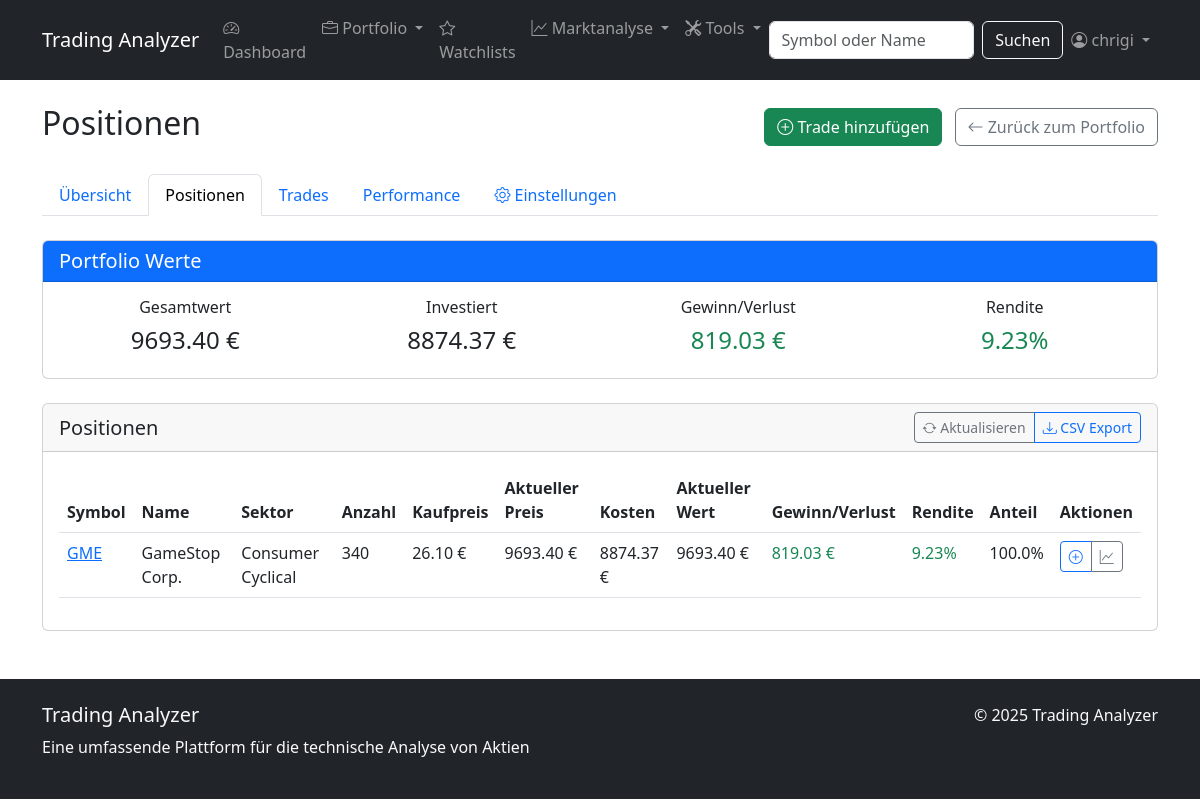
The page /portfolio/1/positions/ (signed in) on the database as committed earlier.
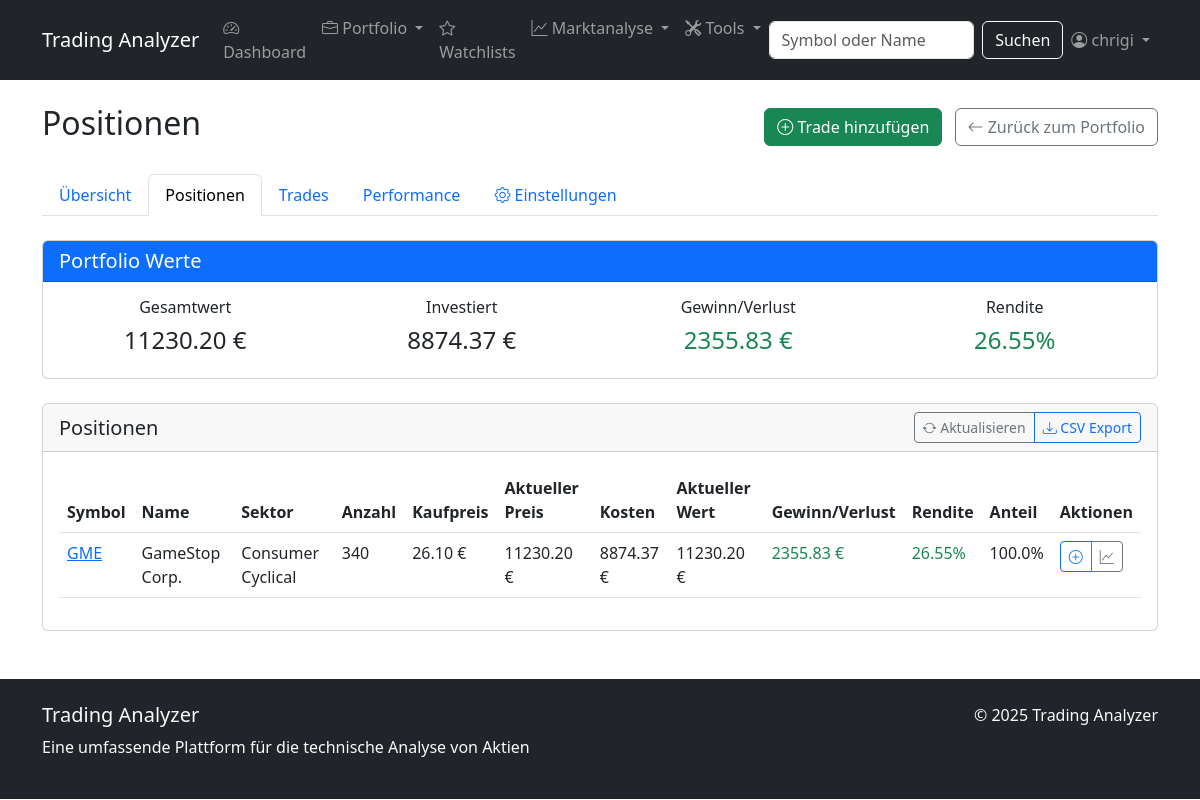
The same page on the database as committed later.
### stock_analyzer/models.py (models this page shows, shortened)
class Portfolio(models.Model):
    user = models.ForeignKey(User, on_delete=models.CASCADE, related_name='portfolios')
    name = models.CharField(max_length=100)
    description = models.TextField(blank=True, null=True)
    created_at = models.DateTimeField(auto_now_add=True)
    updated_at = models.DateTimeField(auto_now=True)
    total_value = models.DecimalField(max_digits=12, decimal_places=2, default=0)
    total_cost = models.DecimalField(max_digits=12, decimal_places=2, default=0)
    total_gain_loss = models.DecimalField(max_digits=12, decimal_places=2, default=0)
    percent_gain_loss = models.DecimalField(max_digits=6, decimal_places=2, default=0)

class Position(models.Model):
    portfolio = models.ForeignKey(Portfolio, on_delete=models.CASCADE, related_name='positions')
    stock = models.ForeignKey(Stock, on_delete=models.CASCADE, related_name='positions')
    shares = models.DecimalField(max_digits=10, decimal_places=4, default=0)
    cost_basis = models.DecimalField(max_digits=12, decimal_places=2, default=0)
    average_price = models.DecimalField(max_digits=10, decimal_places=2, default=0)
    current_value = models.DecimalField(max_digits=12, decimal_places=2, default=0)
    gain_loss = models.DecimalField(max_digits=12, decimal_places=2, default=0)
    percent_gain_loss = models.DecimalField(max_digits=6, decimal_places=2, default=0)
    last_updated = models.DateTimeField(auto_now=True)
    class Meta:
        unique_together = ('portfolio', 'stock')
    def update_values(self):
        from decimal import Decimal
        latest_price_obj = StockData.objects.filter(stock=self.stock).order_by('-date').first()
        if latest_price_obj:
            latest_price = Decimal(str(latest_price_obj.close_price))
            self.current_value = self.shares * latest_price
            if self.cost_basis > 0:
                self.gain_loss = self.current_value - self.cost_basis
                self.percent_gain_loss = (self.gain_loss / self.cost_basis) * 100
            else:
                self.gain_loss = 0
                self.percent_gain_loss = 0
            self.save()
        return self.current_value

class Stock(models.Model):
    symbol = models.CharField(max_length=10, unique=True)
    name = models.CharField(max_length=100)
    sector = models.CharField(max_length=100, null=True, blank=True)
    last_updated = models.DateTimeField(auto_now=True)

### stock_analyzer/views.py (the view)
# urls.py: path('portfolio/<int:portfolio_id>/positions/', views.position_list, name='position_list'),
@login_required
def position_list(request, portfolio_id):
    portfolio = get_object_or_404(Portfolio, id=portfolio_id, user=request.user)
    positions = portfolio.positions.select_related('stock').order_by('-current_value')
    for position in positions:
        position.update_values()
    context = {
        'portfolio': portfolio,
        'positions': positions
    }
    return render(request, 'stock_analyzer/portfolio/position_list.html', context)

### stock_analyzer/templatetags/math_filters.py (called while the page is built)
@register.filter
def mul(value, arg):
    try:
        return float(value) * float(arg)
    except (ValueError, TypeError):
        return None

@register.filter
def div(value, arg):
    try:
        arg = float(arg)
        if arg == 0:
            return None  # Avoid division by zero
        return float(value) / arg
    except (ValueError, TypeError):
        return None

### stock_analyzer/templates/stock_analyzer/portfolio/position_list.html (shortened to what this page needs)
{% extends 'stock_analyzer/base.html' %}
{% load math_filters %}
{% block content %}
<div class="d-flex justify-content-between align-items-center mb-4">
    <h2>Positionen</h2>
    <div>
        <a href="{% url 'trade_add' portfolio.id %}" class="btn btn-success me-2">
            <i class="bi bi-plus-circle"></i> Trade hinzufügen
        </a>
        <a href="{% url 'portfolio_detail' portfolio.id %}" class="btn btn-outline-secondary">
            <i class="bi bi-arrow-left"></i> Zurück zum Portfolio
        </a>
    </div>
</div>
<ul class="nav nav-tabs mb-4">
    <li class="nav-item">
        <a class="nav-link" href="{% url 'portfolio_detail' portfolio.id %}">Übersicht</a>
    </li>
    <li class="nav-item">
        <a class="nav-link active" href="{% url 'position_list' portfolio.id %}">Positionen</a>
    </li>
    <li class="nav-item">
        <a class="nav-link" href="{% url 'trade_list' portfolio.id %}">Trades</a>
    </li>
    <li class="nav-item">
        <a class="nav-link" href="{% url 'portfolio_performance' portfolio.id %}">Performance</a>
    </li>
    <li class="nav-item">
        <a class="nav-link" href="{% url 'portfolio_edit' portfolio.id %}">
            <i class="bi bi-gear"></i> Einstellungen
        </a>
    </li>
</ul>
<div class="card mb-4">
    <div class="card-header bg-primary text-white">
        <h5 class="mb-0">Portfolio Werte</h5>
    </div>
    <div class="card-body">
        <div class="row text-center">
            <div class="col-md-3">
                <h6>Gesamtwert</h6>
                <h4>{{ portfolio.total_value|floatformat:2 }} €</h4>
            </div>
            <div class="col-md-3">
                <h6>Investiert</h6>
                <h4>{{ portfolio.total_cost|floatformat:2 }} €</h4>
            </div>
            <div class="col-md-3">
                <h6>Gewinn/Verlust</h6>
                <h4 class="{% if portfolio.total_gain_loss > 0 %}text-success{% elif portfolio.total_gain_loss < 0 %}text-danger{% endif %}">
                    {{ portfolio.total_gain_loss|floatformat:2 }} €
                </h4>
            </div>
            <div class="col-md-3">
                <h6>Rendite</h6>
                <h4 class="{% if portfolio.percent_gain_loss > 0 %}text-success{% elif portfolio.percent_gain_loss < 0 %}text-danger{% endif %}">
                    {{ portfolio.percent_gain_loss|floatformat:2 }}%
                </h4>
            </div>
        </div>
    </div>
</div>
<div class="card">
    <div class="card-header d-flex justify-content-between align-items-center">
        <h5 class="mb-0">Positionen</h5>
        <div class="btn-group">
            <button class="btn btn-sm btn-outline-secondary" id="refreshPositions">
                <i class="bi bi-arrow-repeat"></i> Aktualisieren
            </button>
            <button class="btn btn-sm btn-outline-primary" id="exportPositionsCsv">
                <i class="bi bi-download"></i> CSV Export
            </button>
        </div>
    </div>
    <div class="card-body">
        {% if positions %}
            <div class="table-responsive">
                <table class="table table-hover" id="positionsTable">
                    <thead>
                        <tr>
                            <th>Symbol</th>
                            <th>Name</th>
                            <th>Sektor</th>
                            <th>Anzahl</th>
                            <th>Kaufpreis</th>
                            <th>Aktueller Preis</th>
                            <th>Kosten</th>
                            <th>Aktueller Wert</th>
                            <th>Gewinn/Verlust</th>
                            <th>Rendite</th>
                            <th>Anteil</th>
                            <th>Aktionen</th>
                        </tr>
                    </thead>
                    <tbody>
                        {% for position in positions %}
                            <tr>
                                <td><a href="{% url 'stock_detail' position.stock.symbol %}">{{ position.stock.symbol }}</a></td>
                                <td>{{ position.stock.name }}</td>
                                <td>{{ position.stock.sector|default:"-" }}</td>
                                <td>{{ position.shares|floatformat:0 }}</td>
                                <td>{{ position.average_price|floatformat:2 }} €</td>
                                <td>
                                    {% with last_price=position.current_value|safe|floatformat:2|default:"-" %}
                                        {% if last_price and position.shares %}
                                            {{ last_price }} €
                                        {% else %}
                                            -
                                        {% endif %}
                                    {% endwith %}
                                </td>
                                <td>{{ position.cost_basis|floatformat:2 }} €</td>
                                <td>{{ position.current_value|floatformat:2 }} €</td>
                                <td class="{% if position.gain_loss > 0 %}text-success{% elif position.gain_loss < 0 %}text-danger{% endif %}">
                                    {{ position.gain_loss|floatformat:2 }} €
                                </td>
                                <td class="{% if position.percent_gain_loss > 0 %}text-success{% elif position.percent_gain_loss < 0 %}text-danger{% endif %}">
                                    {{ position.percent_gain_loss|floatformat:2 }}%
                                </td>
                                <td>
                                    {% if portfolio.total_value > 0 %}
                                        {{ position.current_value|safe|floatformat:2|default:"0"|mul:100|div:portfolio.total_value|floatformat:1 }}%
                                    {% else %}
                                        -
                                    {% endif %}
                                </td>
                                <td>
                                    <div class="btn-group">
                                        <a href="{% url 'trade_add' portfolio.id %}?stock={{ position.stock.symbol }}" class="btn btn-sm btn-outline-primary">
                                            <i class="bi bi-plus-circle"></i>
                                        </a>
                                        <a href="{% url 'stock_detail' position.stock.symbol %}" class="btn btn-sm btn-outline-secondary">
                                            <i class="bi bi-graph-up"></i>
                                        </a>
                                    </div>
                                </td>
                            </tr>
                        {% endfor %}
                    </tbody>
                </table>
            </div>
        {% endif %}
    </div>
</div>
{% endblock %}

### stock_analyzer/templates/stock_analyzer/base.html (shortened to what this page needs)
<!DOCTYPE html>
<html lang="de">
<head>
    <link href="https://cdn.jsdelivr.net/npm/bootstrap@5.3.0/dist/css/bootstrap.min.css" rel="stylesheet">
    <link rel="stylesheet" href="https://cdn.jsdelivr.net/npm/bootstrap-icons@1.11.0/font/bootstrap-icons.css">
</head>
<body>
    <nav class="navbar navbar-expand-lg navbar-dark bg-dark">
    <div class="container">
        <a class="navbar-brand" href="{% url 'index' %}">Trading Analyzer</a>
        <div class="collapse navbar-collapse" id="navbarNav">
            <ul class="navbar-nav me-auto">
                <li class="nav-item">
                    <a class="nav-link" href="{% url 'index' %}">
                        <i class="bi bi-speedometer2"></i> Dashboard
                    </a>
                </li>
                {% if user.is_authenticated %}
                <li class="nav-item dropdown">
                    <a class="nav-link dropdown-toggle" href="#" id="portfolioDropdown" role="button" data-bs-toggle="dropdown">
                        <i class="bi bi-briefcase"></i> Portfolio
                    </a>
                </li>
                {% endif %}
                {% if user.is_authenticated %}
                <li class="nav-item">
                    <a class="nav-link" href="{% url 'my_watchlists' %}">
                        <i class="bi bi-star"></i> Watchlists
                    </a>
                </li>
                {% endif %}
                <li class="nav-item dropdown">
                    <a class="nav-link dropdown-toggle" href="#" id="marketDropdown" role="button" data-bs-toggle="dropdown">
                        <i class="bi bi-graph-up"></i> Marktanalyse
                    </a>
                </li>
                {% if user.is_authenticated %}
                <li class="nav-item dropdown">
                    <a class="nav-link dropdown-toggle" href="#" id="toolsDropdown" role="button" data-bs-toggle="dropdown">
                        <i class="bi bi-tools"></i> Tools
                    </a>
                </li>
                {% endif %}
            </ul>
            <form class="d-flex" action="{% url 'search_stocks' %}" method="get" id="search-form">
                <input class="form-control me-2" type="search" placeholder="Symbol oder Name" name="q" id="search-input">
                <button class="btn btn-outline-light" type="submit">Suchen</button>
            </form>
            <ul class="navbar-nav ms-auto">
                {% if user.is_authenticated %}
                <li class="nav-item dropdown">
                    <a class="nav-link dropdown-toggle" href="#" id="navbarDropdown" role="button" data-bs-toggle="dropdown">
                        <i class="bi bi-person-circle"></i> {{ user.username }}
                    </a>
                </li>
                {% endif %}
            </ul>
        </div>
    </div>
</nav>
    <div class="container mt-4">
        {% block content %}{% endblock %}
    </div>
    <footer class="bg-dark text-light py-4 mt-5">
        <div class="container">
            <div class="row">
                <div class="col-md-6">
                    <h5>Trading Analyzer</h5>
                    <p>Eine umfassende Plattform für die technische Analyse von Aktien</p>
                </div>
                <div class="col-md-6 text-md-end">
                    <p>&copy; {% now "Y" %} Trading Analyzer</p>
                </div>
            </div>
        </div>
    </footer>
</body>
</html>

Rows that differ between the two databases and show on the page:
changed Portfolio: total_value "9693.40" → "11230.20"; total_gain_loss "819.03" → "2355.83"; percent_gain_loss "9.23" → "26.55"
changed Position "GME": current_value "9693.40" → "11230.20"; gain_loss "819.03" → "2355.83"; percent_gain_loss "9.23" → "26.55"
